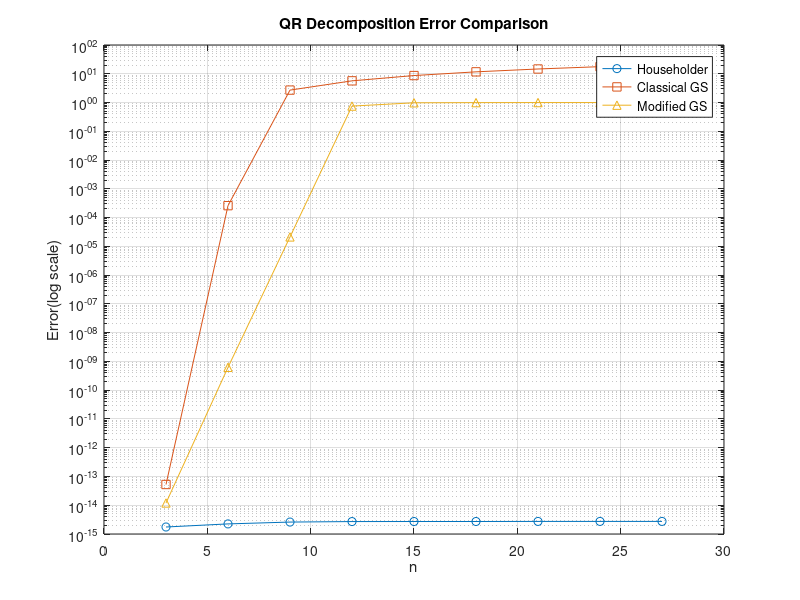

Write MATLAB code to recreate this figure.
function p2()
    nval=3:3:27;
    houseerr=zeros(size(nval));
    cgserr=zeros(size(nval));
    mgserr=zeros(size(nval));
    for idx=1:length(nval)
        n=nval(idx);
        x=1+(1:30)'/100;
        A=zeros(30,n);
        for i=1:30
            for j=1:n
                A(i,j)=x(i)^(j-1);
            end
        end
        [Q,R]=qrhouse(A);
        houseerr(idx) = norm(Q'*Q-eye(n),2);
        [Q,R]=gsclass(A);
        cgserr(idx)=norm(Q'*Q-eye(n),2);
        [Q,R]=gsmod(A);
        mgserr(idx)=norm(Q'*Q-eye(n),2);
    end
    figure;
    semilogy(nval,houseerr,'o-','DisplayName','Householder');
    hold on;
    semilogy(nval,cgserr,'s-','DisplayName','Classical GS');
    semilogy(nval,mgserr,'^-','DisplayName','Modified GS');
    xlabel('n');
    ylabel('Error(log scale)');
    title('QR Decomposition Error Comparison');
    legend('show');
    grid on;
end
function [Q,R]=qrhouse(A)
    [m,n]=size(A);
    Q=eye(m);
    R=A;
    for k=1:n
        x=R(k:m,k);
        e=zeros(length(x),1);
        e(1)=1;
        v=x+sign(x(1))*norm(x)*e;
        v=v/norm(v);
        R(k:m,k:n)=R(k:m,k:n)-2*v*(v'*R(k:m,k:n));
        Q(:,k:m)=Q(:,k:m)-2*(Q(:,k:m)*v)*v';
    end
    Q=Q(:,1:n);
    R=R(1:n,:);
end
function [Q,R]=gsclass(A)
    [m,n]=size(A);
    Q=zeros(m,n);
    R=zeros(n,n);
    for j=1:n
        v=A(:,j);
        for i=1:(j-1)
            R(i,j)=Q(:,i)'*A(:,j);
            v=v-R(i,j)*Q(:,i);
        end
        R(j,j)=norm(v);
        Q(:,j)=v/R(j,j);
    end
end
function [Q,R]=gsmod(A)
    [m,n]=size(A);
    Q=A;
    R=zeros(n,n);
    for j=1:n
        R(j,j)=norm(Q(:,j));
        Q(:,j)=Q(:,j)/R(j,j);
        for i=(j+1):n
            R(j,i)=Q(:,j)'*Q(:,i);
            Q(:,i)=Q(:,i)-R(j,i)*Q(:,j);
        end
    end
end
%The graph shows that Householder and Modified Gram-Schmidt maintain 
%numerical stability with close to machine precision errors, while 
%Classical Gram-Schmidt falters with increased n, reaching an error of 
%about 10^-2 for n=27. This is because Vandermonde matrices become worse 
%conditioned for larger n, and Classical Gram-Schmidt gradually builds up 
%rounding error due to orthogonalization against the original columns of 
%the matrix rather than progressively updated vectors. These results verify 
%that Householder and Modified Gram-Schmidt are considerably more reliable 
%for QR decomposition, especially for ill-conditioned matrices.
